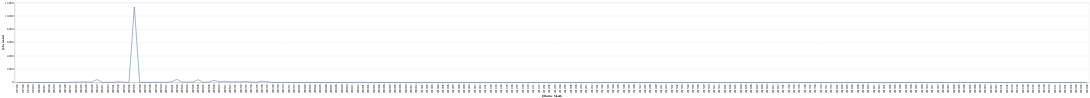

The notebook cell saved with this chart:
### Code cell
import altair as alt
alt.renderers.enable('default')
alt.Chart(df_jobs_month).mark_line().encode(
    x='Effective Month',
    y='Job created'
)

### Figure 1 — Vega-Lite specification as saved in the notebook (floating-point values rounded to 4 significant figures; data arrays with more than 128 entries replaced by an {"elided": "..."} marker saying what was removed)
{"config": {"view": {"continuousWidth": 300, "continuousHeight": 300}}, "data": {"name": "data-ad18bf6a30e12358d5a3fff301f6ef9e"}, "mark": {"type": "line"}, "encoding": {"x": {"field": "Effective Month", "type": "nominal"}, "y": {"field": "Job created", "type": "quantitative"}}, "$schema": "https://vega.github.io/schema/vega-lite/v5.16.3.json", "datasets": {"data-ad18bf6a30e12358d5a3fff301f6ef9e": {"elided": "202 records"}}}
